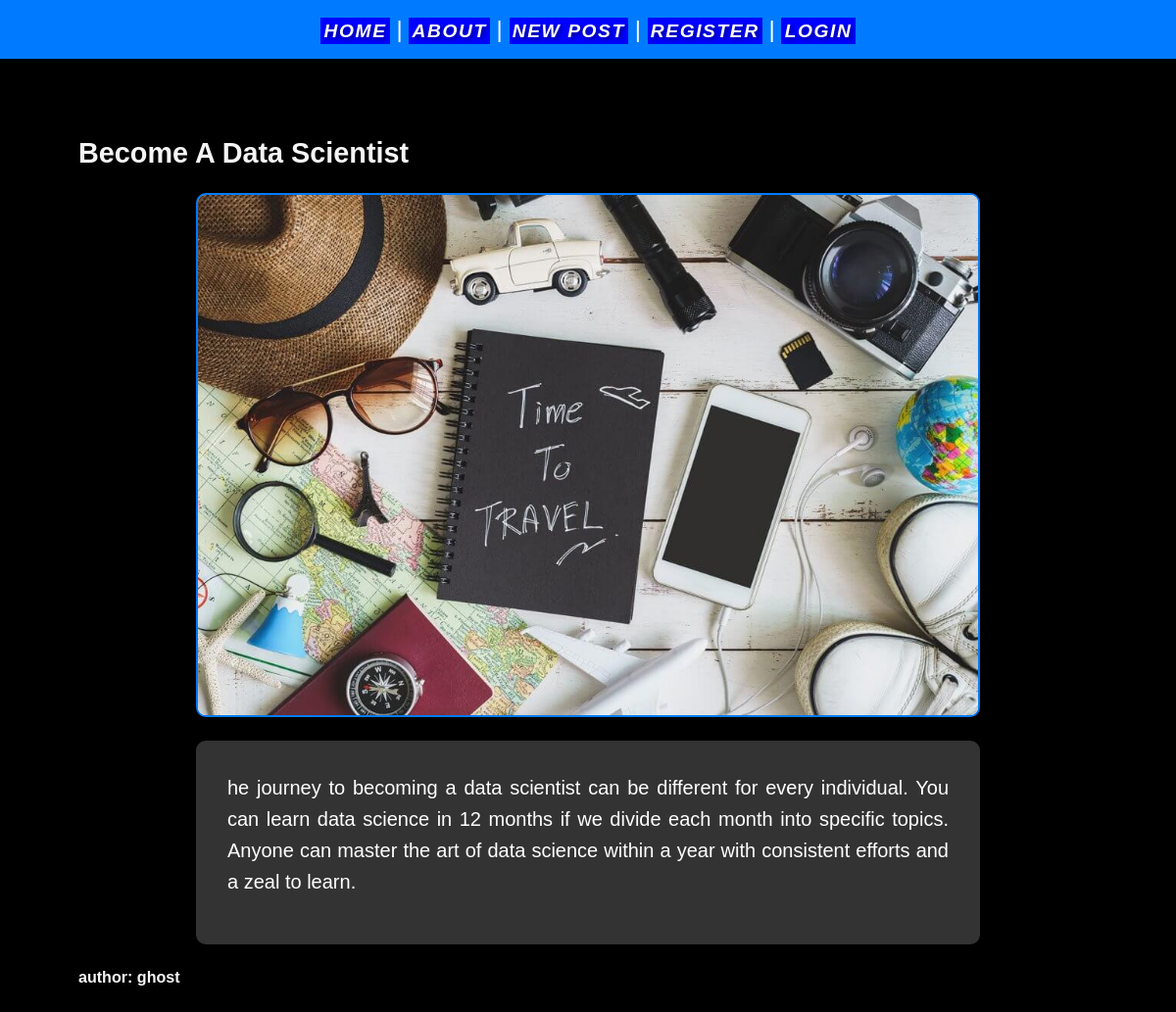
Screenshot of /to-be-data-analyst with the database file from the repository.
### post/models.py (models this page shows, shortened)
class Post(models.Model):
	title = models.CharField(max_length=50)
	content = models.TextField()
	slug = models.SlugField()
	date = models.DateTimeField(auto_now_add=True)
	banner = models.ImageField(default="backup.png", blank=True)
	author = models.ForeignKey(User, on_delete=models.CASCADE, default=True )
	class Meta:
		verbose_name_plural = 'Post'

### post/views.py (the view)
# urls.py: path('<slug:slug>', views.post_page, name='post_slug'),
def post_page(request, slug):
	post = Post.objects.get(slug=slug)
	return render(request, 'posts/post_slug.html', {'post': post})

### post/templates/posts/post_slug.html (shortened to what this page needs)
{% extends 'layout.html' %}
{% block content %}
<section>
	<h1>
{{post.title|title}}
</h1>
	<img class="banner" style="background-color:white"  src="{{ post.banner.url }}" alt= "{{ post.title }}" />
<div class="content-wrapper">
	<p class="description-text">{{post.content}}</p>
</div>
	<h6>author: {{post.author}}</h6>
</section>
{% endblock %}

### static/css/style.css (style rules this page uses)
* { margin: 0; padding: 0; box-sizing: border-box; }
body { min-height: 100vh; background-color: #000; color: #f5f5f5; font-size: 1.5rem; font-family: Arial, sans-serif; }
section { display: flex; flex-direction: column; gap: 1.5rem; }
h1, h2 { font-size: 1.8rem; }
p { font-size: 1.25rem; }
.banner { display: block; width: 100%; max-width: 800px; margin: 0 auto; border: 2px solid #007BFF; border-radius: 10px; }
.content-wrapper { max-width: 800px; margin: 0 auto; padding: 2rem; background-color: #333; border-radius: 10px; box-shadow: 0 4px 8px rgba(0, 0, 0, 0.1); overflow: auto; }
.intro-text, .description-text { font-size: 1.25rem; color: #fff; line-height: 1.6; margin-bottom: 1rem; text-align: justify; }

### rows the page displays
Post: title "Become A Data Scientist", banner (picture), content "he journey to becoming a data scientist can be different for every individual. You can learn data science in 12 months if we divide each month into specific topics. Anyone can master the art of data science within a year with consistent efforts and a zeal to learn.", author "ghost"
